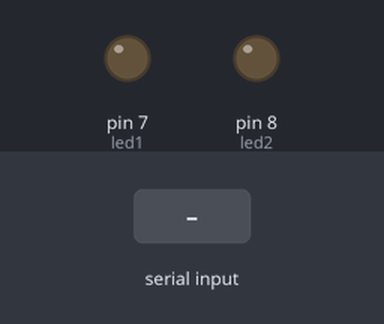
Recording of a sketch running on a simulated Arduino Uno, built with avr-gcc and run on an emulated ATmega328P. Shown: output pins drawn as LEDs (lit = HIGH). The test bench sets the inputs (shaded band).

Above: at 1.2 s.
1.3 s: "1" received over Serial
At 2.5 s:
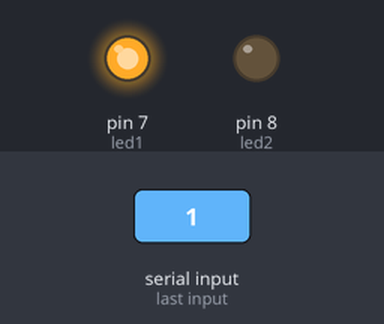
2.8 s: "2" received over Serial
At 3.8 s:
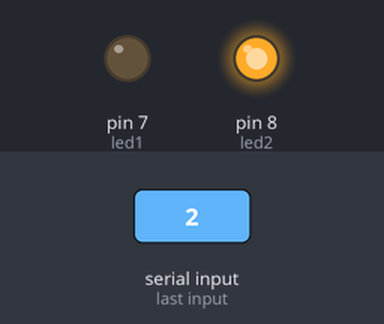
4.3 s: "3" received over Serial
At 4.9 s:
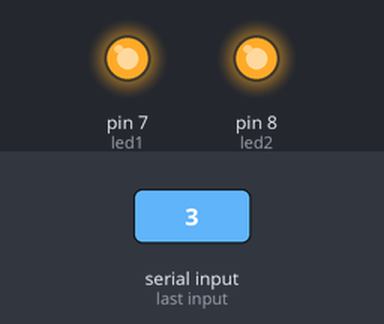
5.8 s: "0" received over Serial
At 7.2 s:
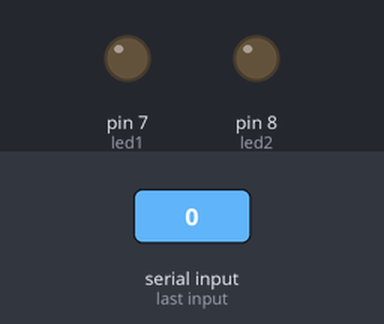
Timing chart, 0 to 8.3 s (numbered marks = the images above; inputs shaded):
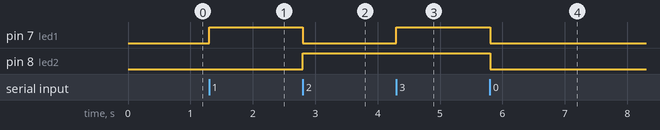

Measured:
- after the input at 1.3 s, pin 7 (led1): LOW → HIGH at once
- after the input at 2.8 s, pin 7 (led1): HIGH → LOW at once; pin 8 (led2): LOW → HIGH at once
- after the input at 4.3 s, pin 7 (led1): LOW → HIGH at once
- after the input at 5.8 s, pin 7 (led1), pin 8 (led2): HIGH → LOW at once

The sketch:

led_yakma.ino
```cpp
 int led1 = 7;  // Birinci LED
 int led2 = 8;  // İkinci LED

void setup() {
  pinMode(led1, OUTPUT);
  pinMode(led2, OUTPUT);
  Serial.begin(9600);  // Seri iletişimi başlat
}

void loop() {
  if (Serial.available() > 0) {
    char command = Serial.read();

    if (command == '0') {
      digitalWrite(led1, LOW);
      digitalWrite(led2, LOW);
    }
    else if (command == '1') {
      digitalWrite(led1, HIGH);
      digitalWrite(led2, LOW);
    }
    else if (command == '2') {
      digitalWrite(led1, LOW);
      digitalWrite(led2, HIGH);
    }
    else if (command == '3') {
      digitalWrite(led1, HIGH);
      digitalWrite(led2, HIGH);
    }
  }
}
```
